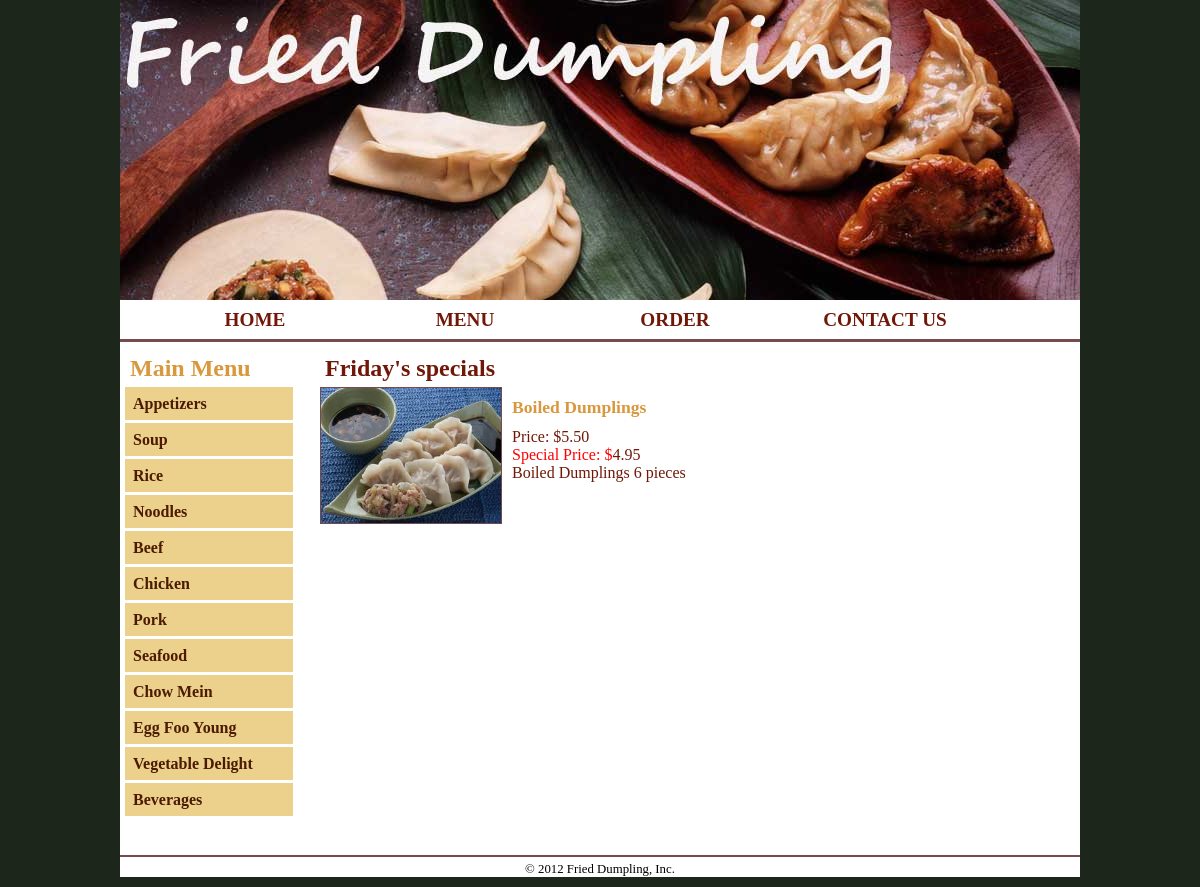
The page /index.php on the database its author committed.
### tables this page shows
CREATE TABLE IF NOT EXISTS `categories` (
  `categoryID` int(11) NOT NULL AUTO_INCREMENT,
  `categoryName` varchar(255) NOT NULL,
  PRIMARY KEY (`categoryID`)
);

CREATE TABLE IF NOT EXISTS `items` (
  `itemID` int(11) NOT NULL AUTO_INCREMENT,
  `categoryID` int(11) NOT NULL,
  `itemCode` varchar(10) NOT NULL,
  `itemName` varchar(255) NOT NULL,
  `itemDescription` varchar(255) NOT NULL,
  `itemPrice` decimal(10,2) NOT NULL,
  `special_date` tinyint(4) NOT NULL,
  `thumbImage` varchar(100) NOT NULL,
  PRIMARY KEY (`itemID`),
  UNIQUE KEY `itemCode` (`itemCode`),
  KEY `categoryID` (`categoryID`)
);

### index.php (called while the page is built)
<?php
require_once('util/main.php');
require_once('model/database.php');
require_once('model/category_db.php');
require_once('model/item_db.php');
$categories = get_categories();
include 'home_view.php';
?>

### util/main.php (called while the page is built, shortened)
<?php
$uri = $_SERVER['REQUEST_URI'];
$dirs = explode('/', $uri);
$app_path = '/' . $dirs[1] . '/' . $dirs[2] . '/';
?>

### model/category_db.php (called while the page is built, shortened)
<?php
function get_categories() {
    global $db;
    $query = 'SELECT * FROM categories
              ORDER BY categoryID';
    try {
        $statement = $db->prepare($query);
        $statement->execute();
        $result = $statement->fetchAll();
        return $result;
    } catch (PDOException $e) {
        display_db_error($e->getMessage());
    }
}
?>

### model/item_db.php (called while the page is built, shortened)
<?php
function get_special_item($category_id, $item_id) {
	global $db;
	$query = 'SELECT *
	FROM items
	WHERE itemID = :item_id
	AND categoryID = :category_id';
	try {
		$statement = $db->prepare($query);
		$statement->bindValue(':item_id', $item_id);
		$statement->bindValue(':category_id', $category_id);
		$statement->execute();
		$result = $statement->fetch();
		return $result;
	} catch (PDOException $e) {
		$error_message = $e->getMessage();
		display_db_error($error_message);
	}
}
?>

### home_view.php (the view, shortened to what this page needs)
<?php include 'views/header.php'; ?>
<?php include 'views/sidebar.php'; ?>
<?php require_once('model/item_db.php');?>
<?php require_once('model/category_db.php');?>
<?php
    $category_id = rand(1,1);
    $item_id= date("N");
    $item = get_special_item($category_id,$item_id);
    $item_special_price = $item['itemPrice']* 0.9;
?>
<div id="content">
    <h2><?php echo date("l"); ?>'s specials</h2>
    <div class= "food">
	    <p class="image">
	    <img src="images/thumb/<?php echo $item['thumbImage']; ?>" width="180" height="135" alt="<?php echo $item['itemName']; ?>">
	    </p>
	    <div class="details">
	    <h4><?php echo $item['itemName']; ?></h4>
	    	                <p>Price: $<?php echo number_format($item['itemPrice'], 2); ?> </p>
	    	                <p> <span style="color:red"> Special Price: $</span><?php echo number_format($item_special_price, 2); ?></p>
	    	                <p><?php echo $item['itemDescription']; ?></p>
	    </div>
    </div>
</div>
<?php include 'views/footer.php'; ?>

### views/header.php (shortened to what this page needs)
<!DOCTYPE html PUBLIC "-//W3C//DTD XHTML 1.0 Transitional//EN"
    "http://www.w3.org/TR/xhtml1/DTD/xhtml1-transitional.dtd">
<html xmlns="http://www.w3.org/1999/xhtml">
    <head>
        <link rel="stylesheet" type="text/css" href="<?php echo $app_path ?>main.css" />
    </head>
    <body>
    <div id="page">
			<div id="header">
				<h1><a href="<?php echo $app_path ?>">Fried Dumpling</a></h1>
				<ul id="navbar">
					<li>
						<a href="<?php echo $app_path ?>index.php">Home</a>
					</li>
					<li>
						<a href="#">Menu</a>
					</li>
					<li>
						<a href="#">Order</a>
					</li>
					<li>
						<a href="#">Contact us</a>
					</li>
				</ul>
			</div>
        <div id="main">

### views/sidebar.php
<div id="sidebar">
	<h2>Main Menu</h2>
    <ul>
        <?php foreach ($categories as $category) : ?>
        <li>
           	<a href="<?php echo $app_path . 'catalog?action=list_items' .
                '&amp;category_id=' . $category['categoryID']; ?>">
                <?php echo $category['categoryName']; ?>
            </a>
        </li>
        <?php endforeach; ?>
        <li>&nbsp;</li>
    </ul>
</div>

### views/footer.php
        </div>
        <div id="footer">
            <p class="copyright">
                &copy; <?php echo date("Y"); ?> Fried Dumpling, Inc.
            </p>
        </div>
    </div>
    </body>
</html>

### main.css (style rules this page uses)
body, div, h1, h2, h3, h4, h5, h6, h6, p, ul, ol, li, dl, dt, dd, img, form, fieldset, blockquote { margin: 0; padding: 0; border: 0; }
body { background-color: #1C261B; font-family:Cambria,'Palatino Linotype','Book Antiqua','URW Palladio L',serif; }
#page { width: 960px; margin: 0 auto; background-color: white; }
#header { margin: 0; height: 330px; }
#header h1 a { display: block; background: url("images/Ancient_Chinese_Food_300_2.jpg") no-repeat; width: 960px; height: 300px; text-indent: -9999px; }
#header #navbar { overflow: hidden; border-bottom: 3px solid #774B4D; padding: 5px 30px; list-style: none; }
#header #navbar li { float: left; }
#header #navbar li a { display: block; width: 160px; margin: 5px 25px; color: #701707; font-size: 120%; font-weight: bold; text-decoration: none; text-transform: uppercase; text-align: center; line-height: 100%; }
#main { margin: 0; padding: 5px; }
#sidebar { float: left; width: 180px; padding: 15px 0; }
#sidebar h2 { padding: 5px; color: #DA983C; font-size: 150%; font-weight: bold; text-decoration: none; }
#sidebar ul { list-style: none; text-decoration: none; }
#sidebar li { padding-bottom: 3px; }
#sidebar ul li a { display: block; width: 160px; height: 25px; margin-bottom: 0px; padding: 8px 0 0 8px; background-color: #ECD18C; color: #4B1A00; font-size: 100%; font-weight: bold; text-decoration: none; }
#content { float: left; padding: 15px; }
#content h2 { padding: 5px; color: #701707; font-size: 150%; font-weight: bold; }
#content .food { padding-bottom: 10px; width: 550px; overflow: hidden; color: #701707; }
#content .image, .image a { float: left; border: 1px solid #774B4D; }
#content .details { overflow: hidden; padding-left: 10px; }
#content h4 { padding: 10px 0px; font-family: Constantina,Georgia,'Nimbus Roman No9 L',serif; color: #DA983C; font-size: 110%; font-weight: bold; }
#content p, label { font-size: 100%; color: #701707; }
#footer { clear: both; margin: 10px 0; border-top: 2px solid #774B4D; }
#footer p { text-align: center; font-size: 80%; margin: 5px 0; }

### rows shown on the page
categories: categoryName "Appetizers"
categories: categoryName "Soup"
categories: categoryName "Rice"
categories: categoryName "Noodles"
categories: categoryName "Beef"
categories: categoryName "Chicken"
categories: categoryName "Pork"
categories: categoryName "Seafood"
categories: categoryName "Chow Mein"
categories: categoryName "Egg Foo Young"
categories: categoryName "Vegetable Delight"
categories: categoryName "Beverages"
items: thumbImage (picture), itemName "Boiled Dumplings", itemPrice "5.50", itemPrice "4.95", itemDescription "Boiled Dumplings 6 pieces"
